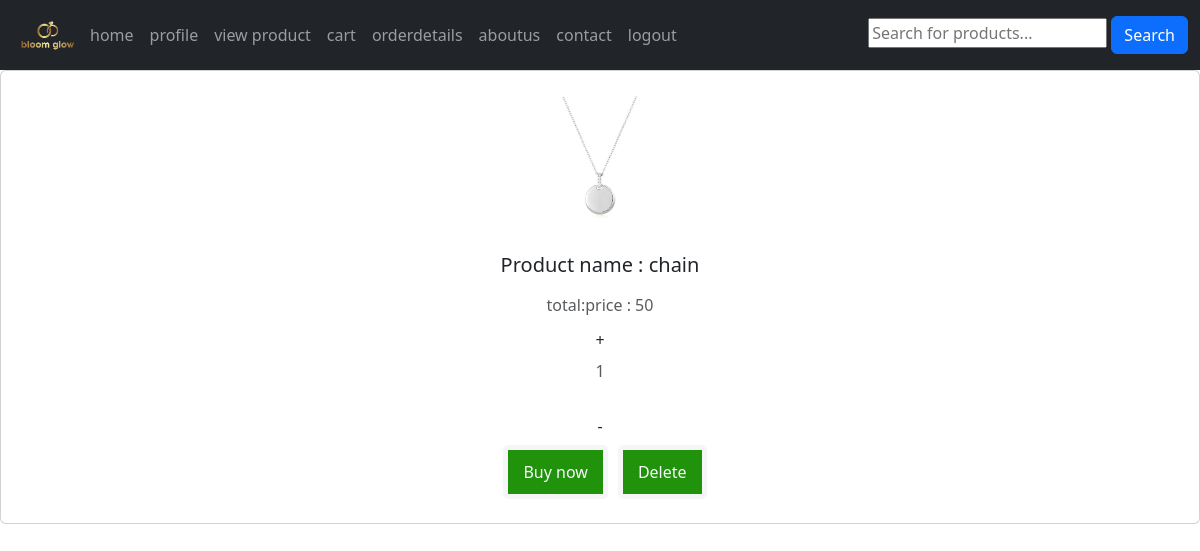
/user_view_cart (signed in), run on the app's committed database.
### app/models.py (models this page shows, shortened)
class cart(models.Model):
    user = models.ForeignKey(Register,on_delete=models.CASCADE)
    product = models.ForeignKey(Product,on_delete=models.CASCADE)
    quantity = models.IntegerField()
    def total_price(self):
        return self.quantity * self.product.price

class Product(models.Model):
    shop = models.ForeignKey(Shopreg,on_delete=models.CASCADE)
    name = models.TextField()
    discription = models.TextField()
    price = models.IntegerField()
    quantity = models.IntegerField()
    offerprice = models.IntegerField()
    image = models.FileField()

### app/views.py (the view)
# urls.py: path('user_view_cart',views.user_view_cart),
def user_view_cart(req):
    if 'user' in req.session:
        data=cart.objects.filter(user=get_usr(req))
        return render(req,'user/addtocart.html',{'data':data})

### app/views.py (called while the page is built)
def get_usr(req):
    data=Register.objects.get(Email=req.session['user'])
    return data

### template/user/addtocart.html (shortened to what this page needs)
<!DOCTYPE html>
<html lang="en">
<head>
    <link href="https://cdn.jsdelivr.net/npm/bootstrap@5.3.3/dist/css/bootstrap.min.css" rel="stylesheet">
</head>
<body>
  <nav class="navbar navbar-expand-sm navbar-dark bg-dark">
    <div class="container-fluid">
      <a href="../userhome" class="logo">
        <img src="static/logo.png" alt="logo" width="70px">
      </a>
      <div class="collapse navbar-collapse" id="mynavbar">
        <ul class="navbar-nav me-auto">
          <li class="nav-item">
            <a class="nav-link" href="../userhome">home</a>
          </li>
          <li class="nav-item">
            <a class="nav-link" href="../profile">profile</a>
          </li>
          <li class="nav-item">
            <a class="nav-link" href="../userviewproduct">view product</a>
          </li>
          <li class="nav-item">
            <a class="nav-link" href="../user_view_cart">cart</a>
          </li>
          <li class="nav-item">
            <a class="nav-link" href="../orderdetails">orderdetails</a>
          </li>
            <a class="nav-link" href="../aboutus">aboutus</a>
            <a class="nav-link" href="../contact">contact</a>
          <li class="nav-item">
            <a class="nav-link" href="../logout">logout</a>
          </li>
        </ul>
        <form method="get" action="{% url 'product_search' %}">
          <input type="text" name="query" placeholder="Search for products...">
          <button  class="btn btn-primary" type="submit">Search</button>
      </form>
      </div>
    </div>
  </nav>
     {% for i in data %}
         <div class="card mb-4">
           <div class="card-body text-center">
             <img src="{{i.product.image.url}}" alt="avatar" class="rounded-circle img-fluid" style="width: 150px;height: 150px;">
             <h5 class="my-3">Product name : {{i.product.name}}</h5>
             <p class="text-muted mb-1">total:price : {{i.total_price}}</p>
             <a href="../qty_incri/{{i.pk}}" class="btn">+</a><p class="text-muted mb-4">{{i.quantity}}</p>
             <a href="../qty_decri/{{i.pk}}" class="btn">-</a>
             <div class="d-flex justify-content-center mb-2">
               <a class="pro" href="../buynow/{{i.pk}}">Buy now</a>
               <a class="pro" href="../deleteitem/{{i.pk}}">Delete</a>
             </div>
           </div>
         </div>
         {% endfor %}
</body>
</html>

### template/user/addtocart.html (style rules this page uses)
.pro { display: inline-block; padding: 10px 15px; color: hwb(228 97% 1%); background-color: rgb(33, 146, 11); border: 5px solid #f5f6f7; text-align: center; text-decoration: none; border-radius: 5px; margin-left: 10px; transition: background-color 0.3s, color 0.3s; }

### data on the page
cart: product.image (picture), product.name "chain", total_price "50", quantity "1"
